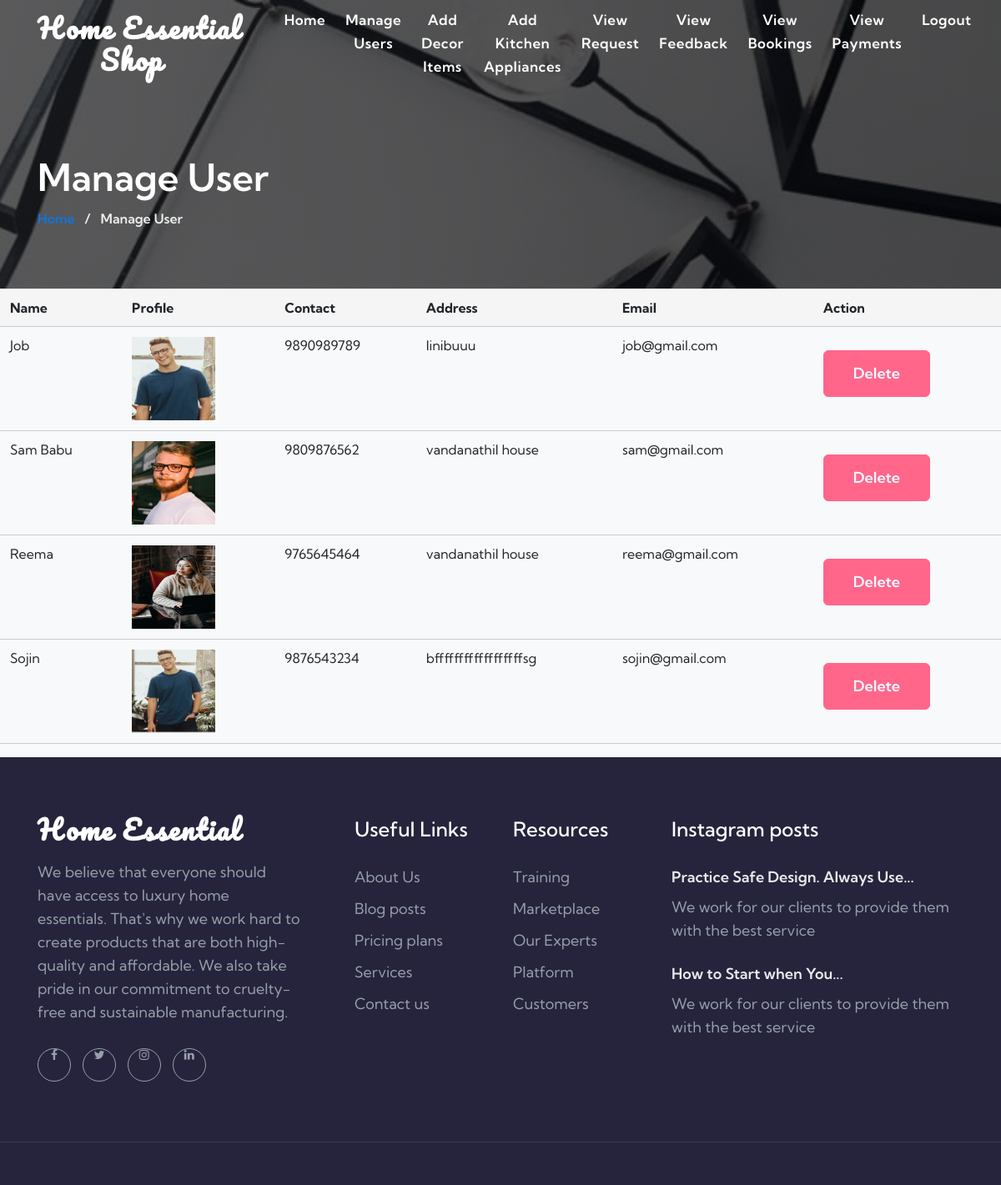
/manage_user, run on the app's committed database.
### home/models.py (models this page shows)
class Registration_user(models.Model):
    name=models.CharField(max_length=20)
    email=models.CharField(max_length=30)
    contact=models.IntegerField()
    address=models.CharField(max_length=30)
    password=models.CharField(max_length=30,null=True)
    profile=models.ImageField(null=True)
    userid=models.ForeignKey(Logintable,on_delete=models.CASCADE,null=True)

### home/views.py (the view)
# urls.py: path('manage_user',views.manage_user),
def manage_user(request):
    user=Registration_user.objects.all()
    return render(request,"admin/manage_user.html",{"user":user})

### template/admin/manage_user.html (shortened to what this page needs)
<section class="w3l-about-breadcrumb">
    <div class="breadcrumb-bg breadcrumb-bg-about py-sm-5 pt-5 pb-4">
        <div class="container pt-lg-5 pt-md-3 py-lg-4 pb-md-3">
            <h2 class="title"> Manage User  </h2>
            <ul class="breadcrumbs-custom-path mt-2">
                <li><a href="/adminhome"> Home</a></li>
                <li class="mx-2">/ </li>
                <li class="active"> Manage User </li>
            </ul>
        </div>
    </div>
</section>
{% extends "admin/adminbase.html" %}
{% block content %}
<table class="table" >
    <tr>
        <th>Name</th>
        <th>Profile</th>
        <th>Contact</th>
        <th>Address</th>
        <th>Email</th>
        <th>Action</th>
    </tr>
    {% for d in user %}
<tr>
    <td>{{d.name}}</td>
    <td><img src ="../static/media/{{d.profile}}" height="100" width="100"></td>
    <td>{{d.contact}}</td>
    <td>{{d.address}}</td>
    <td>{{d.email}}</td>
    <td><button type="button"  class="btn btn-primary btn-style mt-3" ><a href="/deleuser?id={{d.id}}" style="color: aliceblue;">Delete</button></td>
</tr>
{% endfor %}
</table>
{% endblock %}

### template/admin/manage_user.html (style rules this page uses)
table { width: 100%; border-collapse: collapse; margin-bottom: 20px; }
table th, table td { padding: 10px; text-align: left; border-bottom: 1px solid #ccc; }
table th { background: #f5f5f5; }
a { color: #007bff; text-decoration: none; }

### data on the page
Registration_user: name "Job", profile (picture), contact "9890989789", address "linibuuu", email "job@gmail.com"
Registration_user: name "Sam Babu", profile (picture), contact "9809876562", address "vandanathil house", email "sam@gmail.com"
Registration_user: name "Reema", profile (picture), contact "9765645464", address "vandanathil house", email "reema@gmail.com"
Registration_user: name "Sojin", profile (picture), contact "9876543234", address "bffffffffffffffffffsg", email "sojin@gmail.com"
